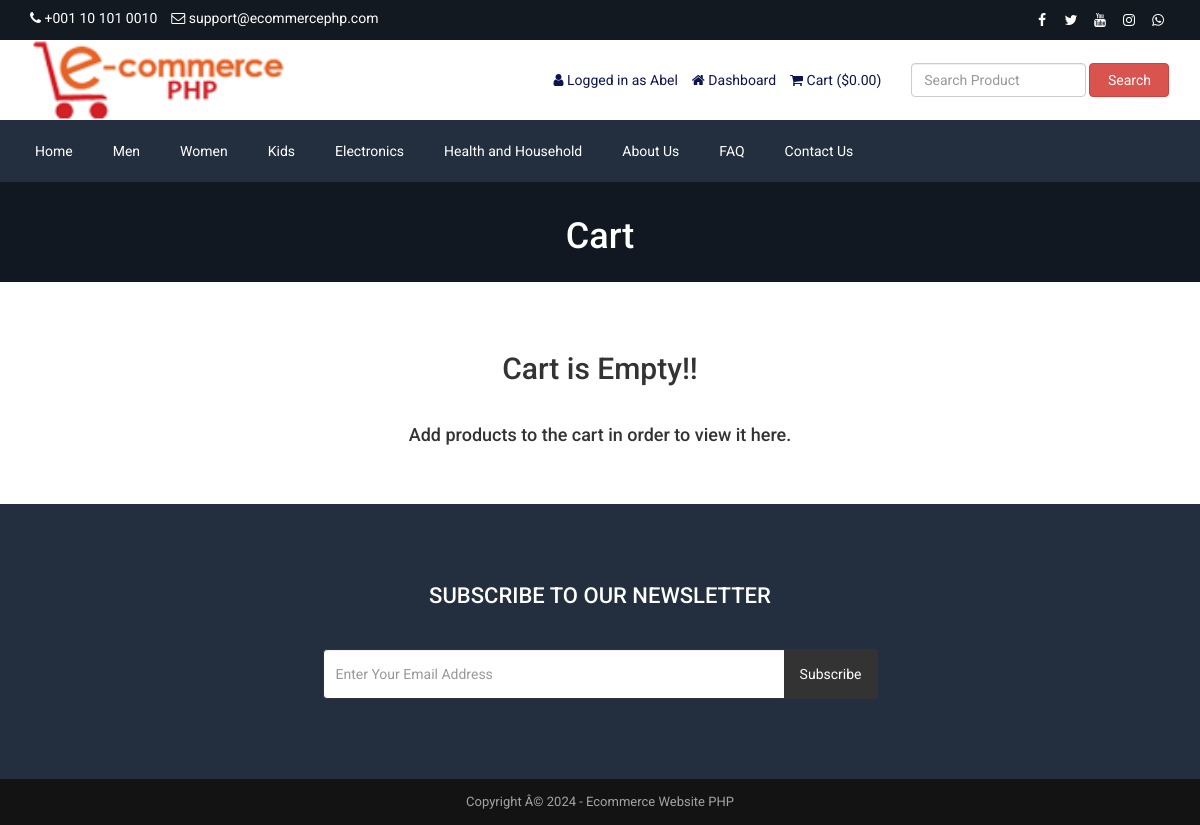
The page /cart.php (signed in) on the database its author committed.
### tables this page shows
CREATE TABLE IF NOT EXISTS `tbl_settings` (
  `id` int(11) NOT NULL,
  `logo` text NOT NULL,
  `favicon` text NOT NULL,
  `footer_about` text NOT NULL,
  `footer_copyright` text NOT NULL,
  `contact_address` text NOT NULL,
  `contact_email` varchar(255) NOT NULL,
  `contact_phone` varchar(255) NOT NULL,
  `contact_fax` varchar(255) NOT NULL,
  `contact_map_iframe` text NOT NULL,
  `receive_email` varchar(255) NOT NULL,
  `receive_email_subject` text NOT NULL,
  `receive_email_thank_you_message` text NOT NULL,
  `forget_password_message` text NOT NULL,
  `total_recent_post_footer` int(10) NOT NULL,
  `total_popular_post_footer` int(10) NOT NULL,
  `total_recent_post_sidebar` int(11) NOT NULL,
  `total_popular_post_sidebar` int(11) NOT NULL,
  `total_featured_product_home` int(11) NOT NULL,
  `total_latest_product_home` int(11) NOT NULL,
  `total_popular_product_home` int(11) NOT NULL,
  `meta_title_home` text NOT NULL,
  `meta_keyword_home` text NOT NULL,
  `meta_description_home` text NOT NULL,
  `banner_login` text NOT NULL,
  `banner_registration` text NOT NULL,
  `banner_forget_password` text NOT NULL,
  `banner_reset_password` text NOT NULL,
  `banner_search` text NOT NULL,
  `banner_cart` text NOT NULL,
  `banner_checkout` text NOT NULL,
  `banner_product_category` text NOT NULL,
  `banner_blog` text NOT NULL,
  `cta_title` text NOT NULL,
  `cta_content` text NOT NULL,
  `cta_read_more_text` varchar(255) NOT NULL,
  `cta_read_more_url` varchar(255) NOT NULL,
  `cta_photo` text NOT NULL,
  `featured_product_title` varchar(255) NOT NULL,
  `featured_product_subtitle` varchar(255) NOT NULL,
  `latest_product_title` varchar(255) NOT NULL,
  `latest_product_subtitle` varchar(255) NOT NULL,
  `popular_product_title` varchar(255) NOT NULL,
  `popular_product_subtitle` varchar(255) NOT NULL,
  `testimonial_title` varchar(255) NOT NULL,
  `testimonial_subtitle` varchar(255) NOT NULL,
  `testimonial_photo` text NOT NULL,
  `blog_title` varchar(255) NOT NULL,
  `blog_subtitle` varchar(255) NOT NULL,
  `newsletter_text` text NOT NULL,
  `paypal_email` varchar(255) NOT NULL,
  `stripe_public_key` varchar(255) NOT NULL,
  `stripe_secret_key` varchar(255) NOT NULL,
  `bank_detail` text NOT NULL,
  `before_head` text NOT NULL,
  `after_body` text NOT NULL,
  `before_body` text NOT NULL,
  `home_service_on_off` int(11) NOT NULL,
  `home_welcome_on_off` int(11) NOT NULL,
  `home_featured_product_on_off` int(11) NOT NULL,
  `home_latest_product_on_off` int(11) NOT NULL,
  `home_popular_product_on_off` int(11) NOT NULL,
  `home_testimonial_on_off` int(11) NOT NULL,
  `home_blog_on_off` int(11) NOT NULL,
  `newsletter_on_off` int(11) NOT NULL,
  `ads_above_welcome_on_off` int(1) NOT NULL,
  `ads_above_featured_product_on_off` int(1) NOT NULL,
  `ads_above_latest_product_on_off` int(1) NOT NULL,
  `ads_above_popular_product_on_off` int(1) NOT NULL,
  `ads_above_testimonial_on_off` int(1) NOT NULL,
  `ads_category_sidebar_on_off` int(1) NOT NULL,
  PRIMARY KEY (`id`)
);

CREATE TABLE IF NOT EXISTS `tbl_social` (
  `social_id` int(11) NOT NULL,
  `social_name` varchar(30) NOT NULL,
  `social_url` varchar(255) NOT NULL,
  `social_icon` varchar(30) NOT NULL
);

CREATE TABLE IF NOT EXISTS `tbl_top_category` (
  `tcat_id` int(11) NOT NULL,
  `tcat_name` varchar(255) NOT NULL,
  `show_on_menu` int(1) NOT NULL
);

CREATE TABLE IF NOT EXISTS `tbl_page` (
  `id` int(11) NOT NULL,
  `about_title` varchar(255) NOT NULL,
  `about_content` text NOT NULL,
  `about_banner` varchar(255) NOT NULL,
  `about_meta_title` varchar(255) NOT NULL,
  `about_meta_keyword` text NOT NULL,
  `about_meta_description` text NOT NULL,
  `faq_title` varchar(255) NOT NULL,
  `faq_banner` varchar(255) NOT NULL,
  `faq_meta_title` varchar(255) NOT NULL,
  `faq_meta_keyword` text NOT NULL,
  `faq_meta_description` text NOT NULL,
  `blog_title` varchar(255) NOT NULL,
  `blog_banner` varchar(255) NOT NULL,
  `blog_meta_title` varchar(255) NOT NULL,
  `blog_meta_keyword` text NOT NULL,
  `blog_meta_description` text NOT NULL,
  `contact_title` varchar(255) NOT NULL,
  `contact_banner` varchar(255) NOT NULL,
  `contact_meta_title` varchar(255) NOT NULL,
  `contact_meta_keyword` text NOT NULL,
  `contact_meta_description` text NOT NULL,
  `pgallery_title` varchar(255) NOT NULL,
  `pgallery_banner` varchar(255) NOT NULL,
  `pgallery_meta_title` varchar(255) NOT NULL,
  `pgallery_meta_keyword` text NOT NULL,
  `pgallery_meta_description` text NOT NULL,
  `vgallery_title` varchar(255) NOT NULL,
  `vgallery_banner` varchar(255) NOT NULL,
  `vgallery_meta_title` varchar(255) NOT NULL,
  `vgallery_meta_keyword` text NOT NULL,
  `vgallery_meta_description` text NOT NULL,
  PRIMARY KEY (`id`)
);

### cart.php (the view, shortened to what this page needs)
<?php require_once('header.php'); ?>
<?php
$statement = $pdo->prepare("SELECT * FROM tbl_settings WHERE id=1");
$statement->execute();
$result = $statement->fetchAll(PDO::FETCH_ASSOC);
foreach ($result as $row) {
    $banner_cart = $row['banner_cart'];
}
?>
<div class="page-banner" style="background-image: url(assets/uploads/<?php echo $banner_cart; ?>)">
    <div class="overlay"></div>
    <div class="page-banner-inner">
        <h1><?php echo LANG_VALUE_18; ?></h1>
    </div>
</div>
<div class="page">
	<div class="container">
		<div class="row">
			<div class="col-md-12">
                <?php if(!isset($_SESSION['cart_p_id'])): ?>
                    <?php echo '<h2 class="text-center">Cart is Empty!!</h2></br>'; ?>
                    <?php echo '<h4 class="text-center">Add products to the cart in order to view it here.</h4>'; ?>
                <?php endif; ?>
			</div>
		</div>
	</div>
</div>
<?php require_once('footer.php'); ?>

### header.php (shortened to what this page needs)
<?php
include("admin/inc/config.php");
$statement = $pdo->prepare("SELECT * FROM tbl_settings WHERE id=1");
$statement->execute();
$result = $statement->fetchAll(PDO::FETCH_ASSOC);
foreach ($result as $row) {
	$logo = $row['logo'];
	$contact_email = $row['contact_email'];
	$contact_phone = $row['contact_phone'];
}
?>
<!DOCTYPE html>
<html lang="en">
<head>
	<link rel="stylesheet" href="assets/css/bootstrap.min.css">
	<link rel="stylesheet" href="assets/css/font-awesome.min.css">
	<link rel="stylesheet" href="assets/css/owl.carousel.min.css">
	<link rel="stylesheet" href="assets/css/owl.theme.default.min.css">
	<link rel="stylesheet" href="assets/css/jquery.bxslider.min.css">
	<link rel="stylesheet" href="assets/css/magnific-popup.css">
	<link rel="stylesheet" href="assets/css/rating.css">
	<link rel="stylesheet" href="assets/css/spacing.css">
	<link rel="stylesheet" href="assets/css/bootstrap-touch-slider.css">
	<link rel="stylesheet" href="assets/css/animate.min.css">
	<link rel="stylesheet" href="assets/css/tree-menu.css">
	<link rel="stylesheet" href="assets/css/select2.min.css">
	<link rel="stylesheet" href="assets/css/main.css">
	<link rel="stylesheet" href="assets/css/responsive.css">
	<?php
	$statement = $pdo->prepare("SELECT * FROM tbl_page WHERE id=1");
	$statement->execute();
	$result = $statement->fetchAll(PDO::FETCH_ASSOC);
	?>
</head>
<body>
	<div class="top">
		<div class="container">
			<div class="row">
				<div class="col-md-6 col-sm-6 col-xs-12">
					<div class="left">
						<ul>
							<li><i class="fa fa-phone"></i> <?php echo $contact_phone; ?></li>
							<li><i class="fa fa-envelope-o"></i> <?php echo $contact_email; ?></li>
						</ul>
					</div>
				</div>
				<div class="col-md-6 col-sm-6 col-xs-12">
					<div class="right">
						<ul>
							<?php
							$statement = $pdo->prepare("SELECT * FROM tbl_social");
							$statement->execute();
							$result = $statement->fetchAll(PDO::FETCH_ASSOC);
							foreach ($result as $row) {
							?>
								<?php if ($row['social_url'] != '') : ?>
									<li><a href="<?php echo $row['social_url']; ?>"><i class="<?php echo $row['social_icon']; ?>"></i></a></li>
								<?php endif; ?>
							<?php
							}
							?>
						</ul>
					</div>
				</div>
			</div>
		</div>
	</div>
	<div class="header">
		<div class="container">
			<div class="row inner">
				<div class="col-md-4 logo">
					<a href="index.php"><img src="assets/uploads/<?php echo $logo; ?>" alt="logo image"></a>
				</div>
				<div class="col-md-5 right">
					<ul>
						<?php
						if (isset($_SESSION['customer'])) {
						?>
							<li><i class="fa fa-user"></i> <?php echo LANG_VALUE_13; ?> <?php echo $_SESSION['customer']['cust_name']; ?></li>
							<li><a href="dashboard.php"><i class="fa fa-home"></i> <?php echo LANG_VALUE_89; ?></a></li>
						<?php
						} else {
						?>
							<li><a href="login.php"><i class="fa fa-sign-in"></i> <?php echo LANG_VALUE_9; ?></a></li>
							<li><a href="registration.php"><i class="fa fa-user-plus"></i> <?php echo LANG_VALUE_15; ?></a></li>
						<?php
						}
						?>
						<li><a href="cart.php"><i class="fa fa-shopping-cart"></i> <?php echo LANG_VALUE_18; ?> (<?php echo LANG_VALUE_1; ?><?php
																																			if (isset($_SESSION['cart_p_id'])) {
																																				$table_total_price = 0;
																																				$i = 0;
																																				foreach ($_SESSION['cart_p_qty'] as $key => $value) {
																																					$i++;
																																					$arr_cart_p_qty[$i] = $value;
																																				}
																																				$i = 0;
																																				foreach ($_SESSION['cart_p_current_price'] as $key => $value) {
																																					$i++;
																																					$arr_cart_p_current_price[$i] = $value;
																																				}
																																				for ($i = 1; $i <= count($arr_cart_p_qty); $i++) {
																																					$row_total_price = $arr_cart_p_current_price[$i] * $arr_cart_p_qty[$i];
																																					$table_total_price = $table_total_price + $row_total_price;
																																				}
																																				echo $table_total_price;
																																			} else {
																																				echo '0.00';
																																			}
																																			?>)</a></li>
					</ul>
				</div>
				<div class="col-md-3 search-area">
					<form class="navbar-form navbar-left" role="search" action="search-result.php" method="get">
						<div class="form-group">
							<input type="text" class="form-control search-top" placeholder="<?php echo LANG_VALUE_2; ?>" name="search_text">
						</div>
						<button type="submit" class="btn btn-danger"><?php echo LANG_VALUE_3; ?></button>
					</form>
				</div>
			</div>
		</div>
	</div>
	<div class="nav">
		<div class="container">
			<div class="row">
				<div class="col-md-12 pl_0 pr_0">
					<div class="menu-container">
						<div class="menu">
							<ul>
								<li><a href="index.php">Home</a></li>
								<?php
								$statement = $pdo->prepare("SELECT * FROM tbl_top_category WHERE show_on_menu=1");
								$statement->execute();
								$result = $statement->fetchAll(PDO::FETCH_ASSOC);
								foreach ($result as $row) {
								?>
									<li><a href="product-category.php?id=<?php echo $row['tcat_id']; ?>&type=top-category"><?php echo $row['tcat_name']; ?></a>
									</li>
								<?php
								}
								?>
								<?php
								$statement = $pdo->prepare("SELECT * FROM tbl_page WHERE id=1");
								$statement->execute();
								$result = $statement->fetchAll(PDO::FETCH_ASSOC);
								foreach ($result as $row) {
									$about_title = $row['about_title'];
									$faq_title = $row['faq_title'];
									$contact_title = $row['contact_title'];
								}
								?>
								<li><a href="about.php"><?php echo $about_title; ?></a></li>
								<li><a href="faq.php"><?php echo $faq_title; ?></a></li>
								<li><a href="contact.php"><?php echo $contact_title; ?></a></li>
							</ul>
						</div>
					</div>
				</div>
			</div>
		</div>
	</div>

### footer.php (shortened to what this page needs)
<?php
$statement = $pdo->prepare("SELECT * FROM tbl_settings WHERE id=1");
$statement->execute();
$result = $statement->fetchAll(PDO::FETCH_ASSOC);
foreach ($result as $row)
{
	$footer_copyright = $row['footer_copyright'];
    $newsletter_on_off = $row['newsletter_on_off'];
}
?>
<?php if($newsletter_on_off == 1): ?>
<section class="home-newsletter">
	<div class="container">
		<div class="row">
			<div class="col-md-6 col-md-offset-3">
				<div class="single">
				<form action="" method="post">
					<h2><?php echo LANG_VALUE_93; ?></h2>
					<div class="input-group">
			        	<input type="email" class="form-control" placeholder="<?php echo LANG_VALUE_95; ?>" name="email_subscribe">
			         	<span class="input-group-btn">
			         	<button class="btn btn-theme" type="submit" name="form_subscribe"><?php echo LANG_VALUE_92; ?></button>
			         	</span>
			        </div>
				</div>
			</div>
		</div>
	</div>
</section>
<?php endif; ?>
<div class="footer-bottom">
	<div class="container">
		<div class="row">
			<div class="col-md-12 copyright">
				<?php echo $footer_copyright; ?>
			</div>
		</div>
	</div>
</div>
</body>
</html>

### rows shown on the page
tbl_settings: contact_phone "+001 10 101 0010", contact_email "support@ecommercephp.com", logo (picture), banner_cart (picture), footer_copyright "Copyright Â© 2024 - Ecommerce Website PHP"
tbl_top_category: tcat_name "Men"
tbl_top_category: tcat_name "Women"
tbl_top_category: tcat_name "Kids"
tbl_top_category: tcat_name "Electronics"
tbl_top_category: tcat_name "Health and Household"
tbl_page: about_title "About Us", faq_title "FAQ", contact_title "Contact Us"

### other values the page prints
LANG_VALUE_13 "Logged in as"
$_SESSION['customer']['cust_name'] "Abel"
LANG_VALUE_89 "Dashboard"
LANG_VALUE_18 "Cart"
LANG_VALUE_1 "$"
LANG_VALUE_3 "Search"
LANG_VALUE_93 "SUBSCRIBE TO OUR NEWSLETTER"
LANG_VALUE_92 "Subscribe"
